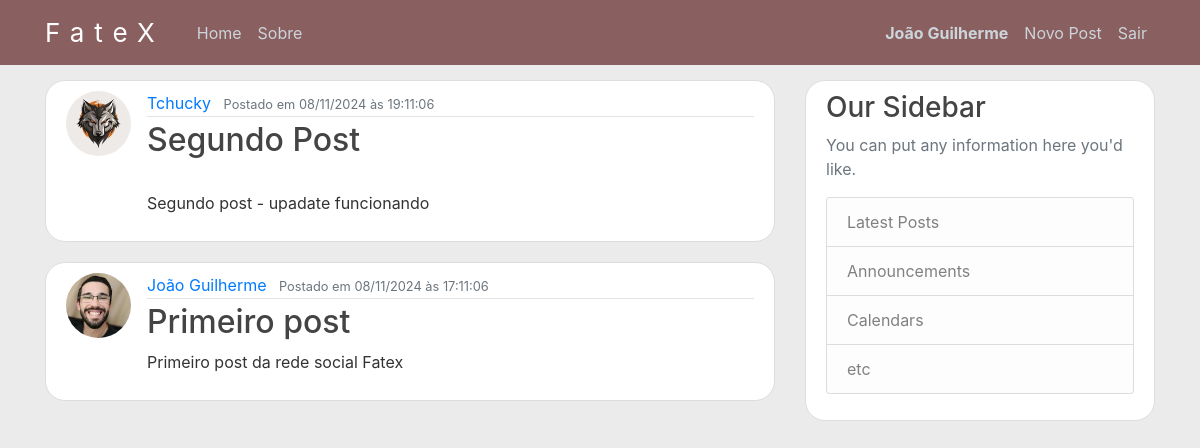
Screenshot of /home (signed in) with the database file from the repository.
### app/models.py (models this page shows, shortened)
class User(db.Model, UserMixin):
    id = db.Column(db.Integer, primary_key=True)
    username = db.Column(db.String(20), unique=True, nullable=False)
    email = db.Column(db.String(120), unique=True, nullable=False)
    image_file = db.Column(db.String(20), nullable=False, default='default.jpg')
    password = db.Column(db.String(60), nullable=False)
    posts = db.relationship('Post', backref='author', lazy=True)

class Post(db.Model):
    id = db.Column(db.Integer, primary_key=True)
    title = db.Column(db.String(100), nullable=False)
    date_posted = db.Column(db.DateTime, nullable=False, default = datetime.utcnow)
    content = db.Column(db.Text, nullable=False)
    user_id = db.Column(db.Integer, db.ForeignKey('user.id'), nullable=False)

### app/routes.py (the view)
@app.route("/")
@app.route("/home")
@login_required
def home():
    page = request.args.get('page', 1, type=int)
    posts = Post.query.order_by(Post.date_posted.desc()).paginate(page = page, per_page=15)
    return render_template('home.html', posts = posts)

### app/models.py (called while the page is built)
@login_manager.user_loader
def load_user(user_id):
    return User.query.get(int(user_id))

### app/templates/home.html
{%extends "layout.html"%}
{%block content%}
{%for post in posts%}
<article class="media content-section">
    <img class="rounded-circle article-img" src="{{url_for('static', filename='profile_pics/' + post.author.image_file)}}">
    <div class="media-body">
        <div class="article-metadata">
            <a class="mr-2" href="#">{{ post.author.username }}</a>
            <small class="text-muted">Postado em {{ post.date_posted.strftime('%d/%m/%Y às %H:%m:%S') }}</small>
        </div>
        <h2><a class="article-title" href="{{url_for('post', post_id=post.id)}}">{{ post.title }}</a></h2>
        <p class="article-content">{{ post.content }}</p>
    </div>
</article>
{%endfor%}
{%endblock content%}

### app/templates/layout.html (shortened to what this page needs)
<!DOCTYPE html>
<html>
<head>
    <link rel="stylesheet" href="https://maxcdn.bootstrapcdn.com/bootstrap/4.0.0/css/bootstrap.min.css">
    <link rel="stylesheet" type="text/css" href="{{ url_for('static', filename='main.css') }}">
</head>
<body>
    <header class="site-header">
      <nav class="navbar navbar-expand-md navbar-dark bg-steel fixed-top">
        <div class="container">
          <a class="navbar-brand mr-4" href="/">FateX</a>
          <div class="collapse navbar-collapse" id="navbarToggle">
            <div class="navbar-nav mr-auto">
              <a class="nav-item nav-link" href="{{ url_for('home') }}">Home</a>
              <a class="nav-item nav-link" href="{{ url_for('about') }}">Sobre</a>
            </div>
            <div class="navbar-nav">
              {% if current_user.is_authenticated %}
                <strong><a class="nav-item nav-link" href="{{ url_for('account') }}">{{current_user.username}}</a></strong>
                <a class="nav-item nav-link" href="{{ url_for('new_post') }}">Novo Post</a>
                <a class="nav-item nav-link" href="{{ url_for('logout') }}">Sair</a>
              {% else %}
                <a class="nav-item nav-link" href="{{ url_for('login') }}">Entrar</a>
                <a class="nav-item nav-link" href="{{ url_for('register') }}">Cadastre-se</a>
              {% endif %}
            </div>
          </div>
        </div>
      </nav>
    </header>
    <main role="main" class="container">
      <div class="row">
        <div class="col-md-8">
          {% block content %}{% endblock %}
        </div>
        <div class="col-md-4">
          <div class="content-section">
            <h3>Our Sidebar</h3>
            <p class='text-muted'>You can put any information here you'd like.
              <ul class="list-group">
                <li class="list-group-item list-group-item-light">Latest Posts</li>
                <li class="list-group-item list-group-item-light">Announcements</li>
                <li class="list-group-item list-group-item-light">Calendars</li>
                <li class="list-group-item list-group-item-light">etc</li>
              </ul>
            </p>
          </div>
        </div>
      </div>
    </main>
</body>
</html>

### app/static/main.css (style rules this page uses)
body { background: #e6e6e6c7; color: #333333; margin-top: 5rem; }
h1, h2, h3, h4, h5, h6 { color: #444444; }
.bg-steel { background-color: #8a5f5f; }
.navbar-brand { font-size: 26px; letter-spacing: 10px; text-decoration: solid; }
.site-header .navbar-nav .nav-link { color: #cbd5db; }
.content-section { background: #ffffff; padding: 10px 20px; border: 1px solid #dddddd; border-radius: 20px; margin-bottom: 20px; }
.article-title { color: #444444; }
.article-content { white-space: pre-line; }
.article-img { height: 65px; width: 65px; margin-right: 16px; }
.article-metadata { padding-bottom: 1px; margin-bottom: 4px; border-bottom: 1px solid #e3e3e3 }

### rows the page displays
User: username "João Guilherme"
Post: image_file (picture), author.username "Tchucky", date_posted "08/11/2024 às 19:11:06", title "Segundo Post", content "Segundo post - upadate funcionando"
Post: image_file (picture), author.username "João Guilherme", date_posted "08/11/2024 às 17:11:06", title "Primeiro post", content "Primeiro post da rede social Fatex"
